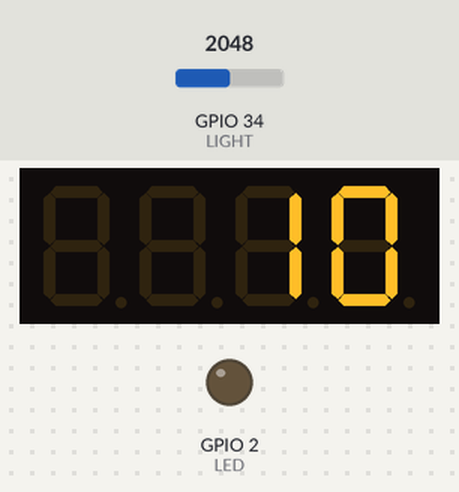
Bench run of a sketch on a simulated ESP32. Shown: 4-digit seven-segment display, output pins drawn as LEDs (lit = HIGH). The inputs (shaded band) are chosen by the test bench; at power-on: GPIO 34 (LIGHT) = 2048.

Above: at 0.1 s.
At 3.1 s:
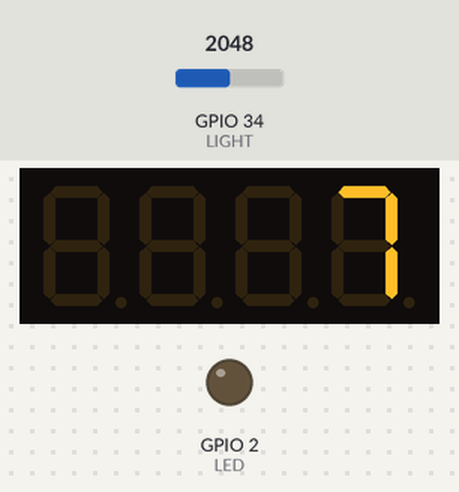
At 7.2 s:
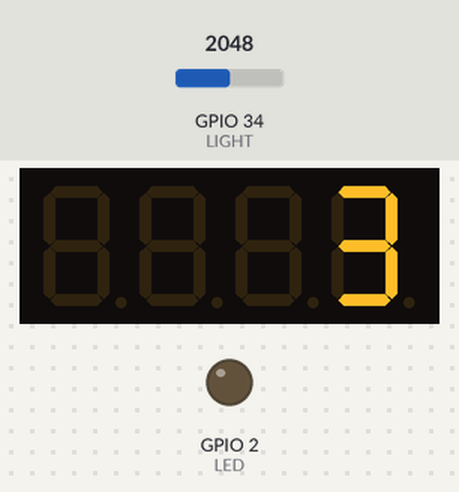
At 13.7 s:
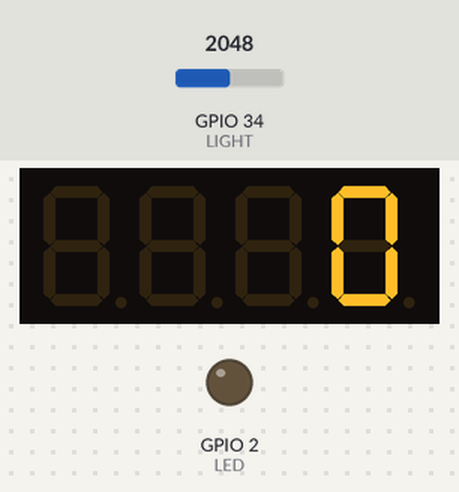
Timing chart, 0 to 15.2 s (numbered marks = the images above):
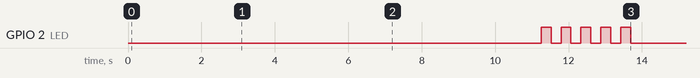

The sketch:

06_countdown_timer.ino
```cpp
/*
  1회차 · 종합 미션 — 카운트다운 타이머 (예시 답안)
  7세그에 10부터 0까지 1초씩 카운트다운 → 0이 되면 표시 깜빡 + 내장 LED 5번 점멸
  심화: 빛센서를 손으로 가리면(어두우면) 타이머 일시정지!
  연결: 7세그 → '6'·'7' 칸 / 빛 셀 → A3 자리(GPIO34)
*/

#include <TM1637Display.h>

#define LIGHT 34  // 빛 셀 (A3 자리)
#define DIO   27  // '6' 칸
#define CLK   14  // '7' 칸
#define LED   2   // 내장 LED

TM1637Display display(CLK, DIO);

void setup() {
  pinMode(LED, OUTPUT);
  display.setBrightness(7);

  for (int i = 10; i >= 0; i--) {
    // 심화: 어두우면(가리면) 밝아질 때까지 기다리기 — 뺄 거면 아래 1줄 삭제
    while (analogRead(LIGHT) < 500) delay(100);

    display.showNumberDec(i);
    delay(1000);
  }

  // TIME OVER! — 표시 깜빡 + LED 점멸 5번
  for (int k = 0; k < 5; k++) {
    display.clear();
    digitalWrite(LED, HIGH);
    delay(250);
    display.showNumberDec(0);
    digitalWrite(LED, LOW);
    delay(250);
  }
}

void loop() { }   // 다시 보려면 보드의 EN(리셋) 버튼!
```

Measured:
- what the display in image 1 shows lasts 1.0 s, from 3.1 s to 4.1 s
